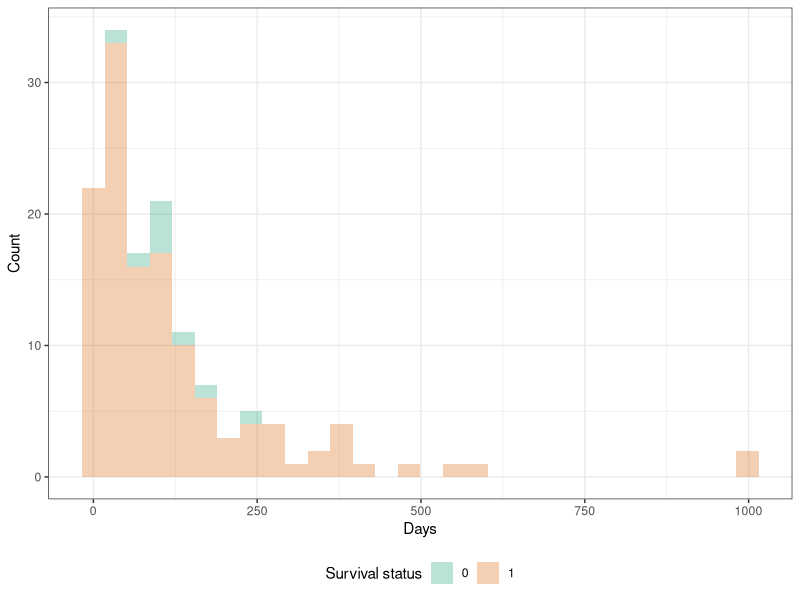

This chart was generated by the following R code:
library(survival)
library(ggplot2)
library(dplyr)

df <- veteran

## Proportion surviving

prop_surv_plot <- (ggplot(df, aes(x = time, group = as.factor(status), fill = as.factor(status)))
	+ geom_histogram(alpha = 0.3)
	+ labs(x = "Days"
		, y = "Count"
		, fill = "Survival status"
	)
	+ scale_fill_brewer(palette = "Dark2")
	+ theme_bw()
	+ theme(legend.position = "bottom")
)
print(prop_surv_plot)

## Category plots

catPlots <- function(df, xvar, fillvar, alpha = 0.3){
	df <- (df
		%>% mutate_at(fillvar, as.factor)
	)
	p1 <- (ggplot(df, aes_string(x = xvar, group = fillvar, fill = fillvar))
		+ geom_bar(stat = "count", position = position_dodge(), alpha = alpha)
		+ scale_fill_brewer(palette = "Dark2")
		+ theme_bw()
		+ theme(legend.position = "bottom")
	)
	return(p1)
}

celltype_plot <- catPlots(df, "celltype", "status")
